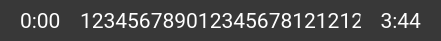
     <widget class="QFrame" name="frame_10">
      <property name="geometry">
       <rect>
        <x>20</x>
        <y>630</y>
        <width>441</width>
        <height>41</height>
       </rect>
      </property>
      <property name="minimumSize">
       <size>
        <width>441</width>
        <height>41</height>
       </size>
      </property>
      <property name="maximumSize">
       <size>
        <width>441</width>
        <height>41</height>
       </size>
      </property>
      <property name="styleSheet">
       <string notr="true">background-color: #383838;
border-radius: 20px;</string>
      </property>
      <property name="frameShape">
       <enum>QFrame::StyledPanel</enum>
      </property>
      <property name="frameShadow">
       <enum>QFrame::Raised</enum>
      </property>
      <widget class="QLabel" name="lbl_current_time_music">
       <property name="geometry">
        <rect>
         <x>20</x>
         <y>0</y>
         <width>61</width>
         <height>41</height>
        </rect>
       </property>
       <property name="palette">
        <palette>
         <active>
          <colorrole role="WindowText">
           <brush brushstyle="SolidPattern">
            <color alpha="255">
             <red>255</red>
             <green>255</green>
             <blue>255</blue>
            </color>
           </brush>
          </colorrole>
          <colorrole role="Button">
           <brush brushstyle="SolidPattern">
            <color alpha="255">
             <red>56</red>
             <green>56</green>
             <blue>56</blue>
            </color>
           </brush>
          </colorrole>
          <colorrole role="Text">
           <brush brushstyle="SolidPattern">
            <color alpha="255">
             <red>255</red>
             <green>255</green>
             <blue>255</blue>
            </color>
           </brush>
          </colorrole>
          <colorrole role="ButtonText">
           <brush brushstyle="SolidPattern">
            <color alpha="255">
             <red>255</red>
             <green>255</green>
             <blue>255</blue>
            </color>
           </brush>
          </colorrole>
          <colorrole role="Base">
           <brush brushstyle="SolidPattern">
            <color alpha="255">
             <red>56</red>
             <green>56</green>
             <blue>56</blue>
            </color>
           </brush>
          </colorrole>
          <colorrole role="Window">
           <brush brushstyle="SolidPattern">
            <color alpha="255">
             <red>56</red>
             <green>56</green>
             <blue>56</blue>
            </color>
           </brush>
          </colorrole>
         </active>
         <inactive>
          <colorrole role="WindowText">
           <brush brushstyle="SolidPattern">
            <color alpha="255">
             <red>255</red>
             <green>255</green>
             <blue>255</blue>
            </color>
           </brush>
          </colorrole>
          <colorrole role="Button">
           <brush brushstyle="SolidPattern">
            <color alpha="255">
             <red>56</red>
             <green>56</green>
             <blue>56</blue>
            </color>
           </brush>
          </colorrole>
          <colorrole role="Text">
           <brush brushstyle="SolidPattern">
            <color alpha="255">
             <red>255</red>
             <green>255</green>
             <blue>255</blue>
            </color>
           </brush>
          </colorrole>
          <colorrole role="ButtonText">
           <brush brushstyle="SolidPattern">
            <color alpha="255">
             <red>255</red>
             <green>255</green>
             <blue>255</blue>
            </color>
           </brush>
          </colorrole>
          <colorrole role="Base">
           <brush brushstyle="SolidPattern">
            <color alpha="255">
             <red>56</red>
             <green>56</green>
             <blue>56</blue>
            </color>
           </brush>
          </colorrole>
          <colorrole role="Window">
           <brush brushstyle="SolidPattern">
            <color alpha="255">
             <red>56</red>
             <green>56</green>
             <blue>56</blue>
            </color>
           </brush>
          </colorrole>
         </inactive>
         <disabled>
          <colorrole role="WindowText">
           <brush brushstyle="SolidPattern">
            <color alpha="255">
             <red>255</red>
             <green>255</green>
             <blue>255</blue>
            </color>
           </brush>
          </colorrole>
          <colorrole role="Button">
           <brush brushstyle="SolidPattern">
            <color alpha="255">
             <red>56</red>
             <green>56</green>
             <blue>56</blue>
            </color>
           </brush>
          </colorrole>
          <colorrole role="Text">
           <brush brushstyle="SolidPattern">
            <color alpha="255">
             <red>255</red>
             <green>255</green>
             <blue>255</blue>
            </color>
           </brush>
          </colorrole>
          <colorrole role="ButtonText">
           <brush brushstyle="SolidPattern">
            <color alpha="255">
             <red>255</red>
             <green>255</green>
             <blue>255</blue>
            </color>
           </brush>
          </colorrole>
          <colorrole role="Base">
           <brush brushstyle="SolidPattern">
            <color alpha="255">
             <red>56</red>
             <green>56</green>
             <blue>56</blue>
            </color>
           </brush>
          </colorrole>
          <colorrole role="Window">
           <brush brushstyle="SolidPattern">
            <color alpha="255">
             <red>56</red>
             <green>56</green>
             <blue>56</blue>
            </color>
           </brush>
          </colorrole>
         </disabled>
        </palette>
       </property>
       <property name="font">
        <font>
         <family>Roboto</family>
         <pointsize>16</pointsize>
        </font>
       </property>
       <property name="styleSheet">
        <string notr="true">color: rgb(255, 255, 255);</string>
       </property>
       <property name="text">
        <string>0:00</string>
       </property>
       <property name="alignment">
        <set>Qt::AlignLeading|Qt::AlignLeft|Qt::AlignVCenter</set>
       </property>
      </widget>
      <widget class="QLabel" name="lbl_music_name">
       <property name="geometry">
        <rect>
         <x>80</x>
         <y>0</y>
         <width>281</width>
         <height>41</height>
        </rect>
       </property>
       <property name="palette">
        <palette>
         <active>
          <colorrole role="WindowText">
           <brush brushstyle="SolidPattern">
            <color alpha="255">
             <red>255</red>
             <green>255</green>
             <blue>255</blue>
            </color>
           </brush>
          </colorrole>
          <colorrole role="Button">
           <brush brushstyle="SolidPattern">
            <color alpha="255">
             <red>56</red>
             <green>56</green>
             <blue>56</blue>
            </color>
           </brush>
          </colorrole>
          <colorrole role="Text">
           <brush brushstyle="SolidPattern">
            <color alpha="255">
             <red>255</red>
             <green>255</green>
             <blue>255</blue>
            </color>
           </brush>
          </colorrole>
          <colorrole role="ButtonText">
           <brush brushstyle="SolidPattern">
            <color alpha="255">
             <red>255</red>
             <green>255</green>
             <blue>255</blue>
            </color>
           </brush>
          </colorrole>
          <colorrole role="Base">
           <brush brushstyle="SolidPattern">
            <color alpha="255">
             <red>56</red>
             <green>56</green>
             <blue>56</blue>
            </color>
           </brush>
          </colorrole>
          <colorrole role="Window">
           <brush brushstyle="SolidPattern">
            <color alpha="255">
             <red>56</red>
             <green>56</green>
             <blue>56</blue>
            </color>
           </brush>
          </colorrole>
         </active>
         <inactive>
          <colorrole role="WindowText">
           <brush brushstyle="SolidPattern">
            <color alpha="255">
             <red>255</red>
             <green>255</green>
             <blue>255</blue>
            </color>
           </brush>
          </colorrole>
          <colorrole role="Button">
           <brush brushstyle="SolidPattern">
            <color alpha="255">
             <red>56</red>
             <green>56</green>
             <blue>56</blue>
            </color>
           </brush>
          </colorrole>
          <colorrole role="Text">
           <brush brushstyle="SolidPattern">
            <color alpha="255">
             <red>255</red>
             <green>255</green>
             <blue>255</blue>
            </color>
           </brush>
          </colorrole>
          <colorrole role="ButtonText">
           <brush brushstyle="SolidPattern">
            <color alpha="255">
             <red>255</red>
             <green>255</green>
             <blue>255</blue>
            </color>
           </brush>
          </colorrole>
          <colorrole role="Base">
           <brush brushstyle="SolidPattern">
            <color alpha="255">
             <red>56</red>
             <green>56</green>
             <blue>56</blue>
            </color>
           </brush>
          </colorrole>
          <colorrole role="Window">
           <brush brushstyle="SolidPattern">
            <color alpha="255">
             <red>56</red>
             <green>56</green>
             <blue>56</blue>
            </color>
           </brush>
          </colorrole>
         </inactive>
         <disabled>
          <colorrole role="WindowText">
           <brush brushstyle="SolidPattern">
            <color alpha="255">
             <red>255</red>
             <green>255</green>
             <blue>255</blue>
            </color>
           </brush>
          </colorrole>
          <colorrole role="Button">
           <brush brushstyle="SolidPattern">
            <color alpha="255">
             <red>56</red>
             <green>56</green>
             <blue>56</blue>
            </color>
           </brush>
          </colorrole>
          <colorrole role="Text">
           <brush brushstyle="SolidPattern">
            <color alpha="255">
             <red>255</red>
             <green>255</green>
             <blue>255</blue>
            </color>
           </brush>
          </colorrole>
          <colorrole role="ButtonText">
           <brush brushstyle="SolidPattern">
            <color alpha="255">
             <red>255</red>
             <green>255</green>
             <blue>255</blue>
            </color>
           </brush>
          </colorrole>
          <colorrole role="Base">
           <brush brushstyle="SolidPattern">
            <color alpha="255">
             <red>56</red>
             <green>56</green>
             <blue>56</blue>
            </color>
           </brush>
          </colorrole>
          <colorrole role="Window">
           <brush brushstyle="SolidPattern">
            <color alpha="255">
             <red>56</red>
             <green>56</green>
             <blue>56</blue>
            </color>
           </brush>
          </colorrole>
         </disabled>
        </palette>
       </property>
       <property name="font">
        <font>
         <family>Roboto</family>
         <pointsize>16</pointsize>
        </font>
       </property>
       <property name="styleSheet">
        <string notr="true">color: rgb(255, 255, 255);</string>
       </property>
       <property name="text">
        <string>123456789012345678121212</string>
       </property>
       <property name="alignment">
        <set>Qt::AlignLeading|Qt::AlignLeft|Qt::AlignVCenter</set>
       </property>
      </widget>
      <widget class="QLabel" name="lbl_max_time_music">
       <property name="geometry">
        <rect>
         <x>360</x>
         <y>0</y>
         <width>61</width>
         <height>41</height>
        </rect>
       </property>
       <property name="palette">
        <palette>
         <active>
          <colorrole role="WindowText">
           <brush brushstyle="SolidPattern">
            <color alpha="255">
             <red>255</red>
             <green>255</green>
             <blue>255</blue>
            </color>
           </brush>
          </colorrole>
          <colorrole role="Button">
           <brush brushstyle="SolidPattern">
            <color alpha="255">
             <red>56</red>
             <green>56</green>
             <blue>56</blue>
            </color>
           </brush>
          </colorrole>
          <colorrole role="Text">
           <brush brushstyle="SolidPattern">
            <color alpha="255">
             <red>255</red>
             <green>255</green>
             <blue>255</blue>
            </color>
           </brush>
          </colorrole>
          <colorrole role="ButtonText">
           <brush brushstyle="SolidPattern">
            <color alpha="255">
             <red>255</red>
             <green>255</green>
             <blue>255</blue>
            </color>
           </brush>
          </colorrole>
          <colorrole role="Base">
           <brush brushstyle="SolidPattern">
            <color alpha="255">
             <red>56</red>
             <green>56</green>
             <blue>56</blue>
            </color>
           </brush>
          </colorrole>
          <colorrole role="Window">
           <brush brushstyle="SolidPattern">
            <color alpha="255">
             <red>56</red>
             <green>56</green>
             <blue>56</blue>
            </color>
           </brush>
          </colorrole>
         </active>
         <inactive>
          <colorrole role="WindowText">
           <brush brushstyle="SolidPattern">
            <color alpha="255">
             <red>255</red>
             <green>255</green>
             <blue>255</blue>
            </color>
           </brush>
          </colorrole>
          <colorrole role="Button">
           <brush brushstyle="SolidPattern">
            <color alpha="255">
             <red>56</red>
             <green>56</green>
             <blue>56</blue>
            </color>
           </brush>
          </colorrole>
          <colorrole role="Text">
           <brush brushstyle="SolidPattern">
            <color alpha="255">
             <red>255</red>
             <green>255</green>
             <blue>255</blue>
            </color>
           </brush>
          </colorrole>
          <colorrole role="ButtonText">
           <brush brushstyle="SolidPattern">
            <color alpha="255">
             <red>255</red>
             <green>255</green>
             <blue>255</blue>
            </color>
           </brush>
          </colorrole>
          <colorrole role="Base">
           <brush brushstyle="SolidPattern">
            <color alpha="255">
             <red>56</red>
             <green>56</green>
             <blue>56</blue>
            </color>
           </brush>
          </colorrole>
          <colorrole role="Window">
           <brush brushstyle="SolidPattern">
            <color alpha="255">
             <red>56</red>
             <green>56</green>
             <blue>56</blue>
            </color>
           </brush>
          </colorrole>
         </inactive>
         <disabled>
          <colorrole role="WindowText">
           <brush brushstyle="SolidPattern">
            <color alpha="255">
             <red>255</red>
             <green>255</green>
             <blue>255</blue>
            </color>
           </brush>
          </colorrole>
          <colorrole role="Button">
           <brush brushstyle="SolidPattern">
            <color alpha="255">
             <red>56</red>
             <green>56</green>
             <blue>56</blue>
            </color>
           </brush>
          </colorrole>
          <colorrole role="Text">
           <brush brushstyle="SolidPattern">
            <color alpha="255">
             <red>255</red>
             <green>255</green>
             <blue>255</blue>
            </color>
           </brush>
          </colorrole>
          <colorrole role="ButtonText">
           <brush brushstyle="SolidPattern">
            <color alpha="255">
             <red>255</red>
             <green>255</green>
             <blue>255</blue>
            </color>
           </brush>
          </colorrole>
          <colorrole role="Base">
           <brush brushstyle="SolidPattern">
            <color alpha="255">
             <red>56</red>
             <green>56</green>
             <blue>56</blue>
            </color>
           </brush>
          </colorrole>
          <colorrole role="Window">
           <brush brushstyle="SolidPattern">
            <color alpha="255">
             <red>56</red>
             <green>56</green>
             <blue>56</blue>
            </color>
           </brush>
          </colorrole>
         </disabled>
        </palette>
       </property>
       <property name="font">
        <font>
         <family>Roboto</family>
         <pointsize>16</pointsize>
        </font>
       </property>
       <property name="styleSheet">
        <string notr="true">color: rgb(255, 255, 255);</string>
       </property>
       <property name="text">
        <string>3:44</string>
       </property>
       <property name="alignment">
        <set>Qt::AlignRight|Qt::AlignTrailing|Qt::AlignVCenter</set>
       </property>
      </widget>
     </widget>
